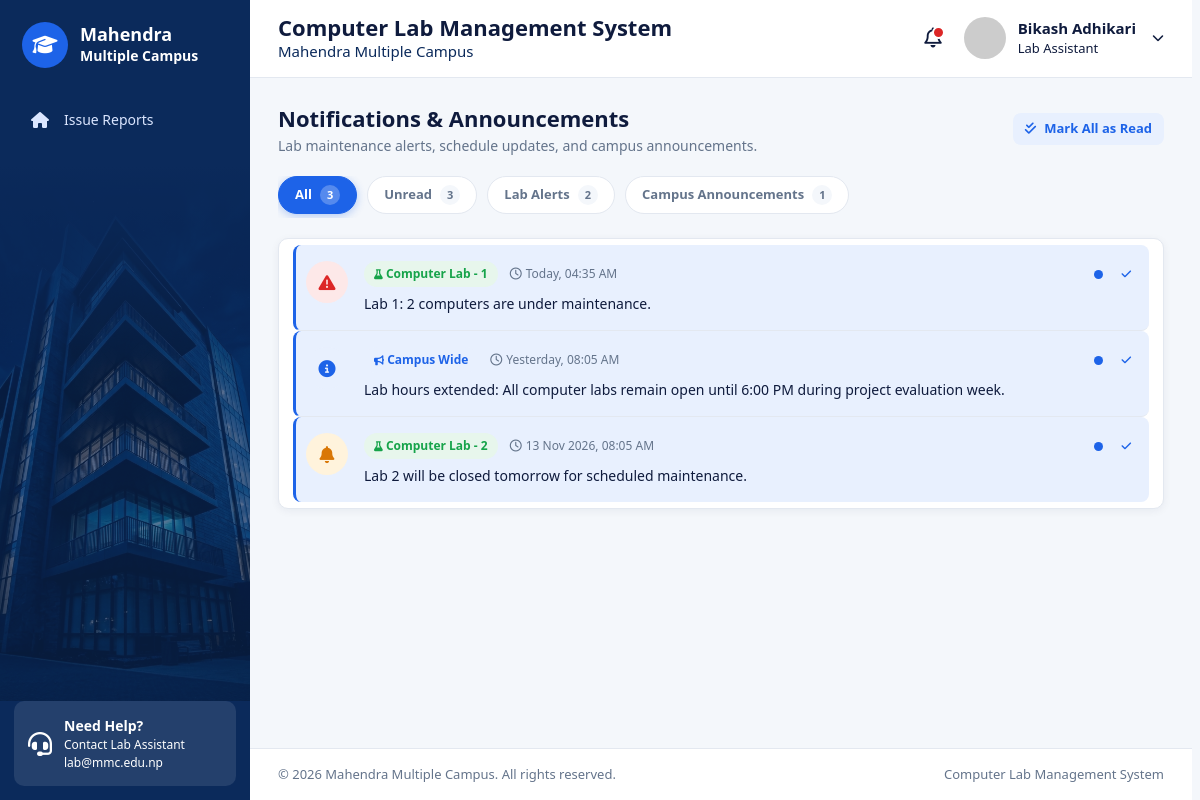
/notifications.php (signed in), run on the app's committed database.
### tables this page shows
CREATE TABLE `notifications` (
  `id` int(11) NOT NULL,
  `user_id` int(11) DEFAULT NULL,
  `lab_id` int(11) DEFAULT NULL,
  `message` varchar(255) NOT NULL,
  `type` enum('info','success','warning','danger') NOT NULL DEFAULT 'info',
  `is_read` tinyint(1) NOT NULL DEFAULT 0,
  `created_at` timestamp NOT NULL DEFAULT current_timestamp()
);

CREATE TABLE `labs` (
  `id` int(11) NOT NULL,
  `lab_name` varchar(100) NOT NULL,
  `lab_code` varchar(30) NOT NULL,
  `room_number` varchar(50) NOT NULL,
  `total_computers` int(11) NOT NULL DEFAULT 0,
  `location` varchar(150) DEFAULT NULL,
  `description` text DEFAULT NULL,
  `opening_hours` varchar(100) NOT NULL DEFAULT 'Sunday - Friday, 7:00 AM - 5:00 PM',
  `status` enum('active','maintenance','inactive') NOT NULL DEFAULT 'active',
  `created_at` timestamp NOT NULL DEFAULT current_timestamp()
);

### config/db.php (called while the page is built, shortened)
<?php
function e($value) {
    return htmlspecialchars($value ?? '', ENT_QUOTES, 'UTF-8');
}

### notifications.php (the view, shortened to what this page needs)
<?php
require_once __DIR__ . '/config/db.php';
$userId     = (int) $_SESSION['user']['id'];
$notifications = [];
$labCount      = 0;
$generalCount  = 0;
try {
    $stmt = $conn->prepare(
        "SELECT n.id, n.user_id, n.lab_id, n.message, n.type, n.is_read, n.created_at,
                l.lab_name, l.lab_code
         FROM notifications n
         LEFT JOIN labs l ON l.id = n.lab_id
         WHERE n.user_id IS NULL OR n.user_id = ?
         ORDER BY n.created_at DESC"
    );
    $stmt->bind_param('i', $userId);
    $stmt->execute();
    $notifications = $stmt->get_result()->fetch_all(MYSQLI_ASSOC);
    foreach ($notifications as $n) {
        if (!empty($n['lab_id'])) {
            $labCount++;
        } else {
            $generalCount++;
        }
    }
} catch (mysqli_sql_exception $e) {
    $error = 'Could not load notifications. Please try again.';
}
function notifIcon(string $type): string {
    return match ($type) {
        'danger'  => 'fa-triangle-exclamation',
        'warning' => 'fa-bell',
        'success' => 'fa-circle-check',
        default   => 'fa-circle-info',
    };
}
function notifDate(string $datetime): string {
    $timestamp = strtotime($datetime);
    if (date('Y-m-d', $timestamp) === date('Y-m-d')) {
        return 'Today, ' . date('h:i A', $timestamp);
    }
    if (date('Y-m-d', $timestamp) === date('Y-m-d', strtotime('-1 day'))) {
        return 'Yesterday, ' . date('h:i A', $timestamp);
    }
    return date('d M Y, h:i A', $timestamp);
}
require_once __DIR__ . '/includes/header.php';
?>
<div class="notifications-header-row">
    <div class="page-heading" style="margin-bottom: 0;">
        <h2>Notifications & Announcements</h2>
        <p>Lab maintenance alerts, schedule updates, and campus announcements.</p>
    </div>
    <?php if ($unreadCount > 0): ?>
        <form method="post" action="notifications.php" style="margin: 0;">
            <button type="submit" class="btn btn-sm btn-light">
                <i class="fa-solid fa-check-double"></i> Mark All as Read
            </button>
        </form>
    <?php endif; ?>
</div>
<div class="notifications-tabs">
    <button type="button" class="notifications-tab active" data-filter="all">
        All <span class="notifications-pill"><?= count($notifications) ?></span>
    </button>
    <button type="button" class="notifications-tab" data-filter="unread">
        Unread <span class="notifications-pill"><?= $unreadCount ?></span>
    </button>
    <button type="button" class="notifications-tab" data-filter="lab">
        Lab Alerts <span class="notifications-pill"><?= $labCount ?></span>
    </button>
    <button type="button" class="notifications-tab" data-filter="general">
        Campus Announcements <span class="notifications-pill"><?= $generalCount ?></span>
    </button>
</div>
<div class="notifications-list card" id="notificationsContainer">
    <?php if (empty($notifications)): ?>
        <div class="empty-text">
            <i class="fa-regular fa-bell-slash" style="font-size: 32px; color: var(--muted); display: block; margin-bottom: 12px;"></i>
            You're all caught up! No notifications available.
        </div>
    <?php else: ?>
        <?php foreach ($notifications as $n): ?>
            <?php
                $itemClasses = ['notifications-item'];
                if ($n['is_read'] == 0) {
                    $itemClasses[] = 'unread';
                }
                $itemClasses[] = 'notif-type-' . $n['type'];
                $itemClasses[] = !empty($n['lab_id']) ? 'filter-lab' : 'filter-general';
            ?>
            <div class="<?= implode(' ', $itemClasses) ?>" data-id="<?= $n['id'] ?>" data-unread="<?= $n['is_read'] == 0 ? '1' : '0' ?>" data-group="<?= !empty($n['lab_id']) ? 'lab' : 'general' ?>">
                <div class="notifications-icon notif-icon-<?= e($n['type']) ?>">
                    <i class="fa-solid <?= notifIcon($n['type']) ?>"></i>
                </div>
                <div class="notifications-content">
                    <div class="notifications-meta">
                        <?php if (!empty($n['lab_name'])): ?>
                            <span class="badge badge-available">
                                <i class="fa-solid fa-flask" style="font-size: 10px;"></i> <?= e($n['lab_name']) ?>
                            </span>
                        <?php else: ?>
                            <span class="badge badge-pending">
                                <i class="fa-solid fa-bullhorn" style="font-size: 10px;"></i> Campus Wide
                            </span>
                        <?php endif; ?>
                        <span class="notifications-time">
                            <i class="fa-regular fa-clock"></i> <?= notifDate($n['created_at']) ?>
                        </span>
                    </div>
                    <p class="notifications-message"><?= e($n['message']) ?></p>
                </div>
                <div class="notifications-actions">
                    <?php if ($n['is_read'] == 0): ?>
                        <span class="notifications-dot" title="Unread"></span>
                        <button type="button" class="btn btn-sm btn-light btn-mark-read" data-id="<?= $n['id'] ?>" title="Mark as read">
                            <i class="fa-solid fa-check"></i>
                        </button>
                    <?php else: ?>
                        <span class="notifications-read-check" title="Read">
                            <i class="fa-solid fa-check"></i>
                        </span>
                    <?php endif; ?>
                </div>
            </div>
        <?php endforeach; ?>
    <?php endif; ?>
</div>
<?php require_once __DIR__ . '/includes/footer.php'; ?>

### assets/css/root.css (style rules this page uses)
:root { --primary: #1d63e8; --primary-dark: #0b2a5b; --primary-soft: #e8f0fe; --purple: #6d4aff; --purple-soft: #efe9fd; --bg: #f4f7fb; --white: #ffffff; --text: #0f1b3d; --muted: #64748b; --border: #e3e8f0; --success: #16a34a; --success-soft: #e7f6ec; --warning: #d97706; --warning-soft: #fff3dc; --danger: #dc2626; --danger-soft: #fde8e8; --radius: 10px; --shadow: 0 2px 8px rgba(15, 27, 61, 0.06); --sidebar-width: 250px; }
* { box-sizing: border-box; margin: 0; padding: 0; }
html { overflow-y: scroll; scrollbar-gutter: stable; }
body { font-family: 'Segoe UI', Arial, sans-serif; background: var(--bg); color: var(--text); font-size: 14px; line-height: 1.5; }
.card { background: var(--white); border: 1px solid var(--border); border-radius: var(--radius); padding: 20px; box-shadow: var(--shadow); }
.btn { display: inline-flex; align-items: center; gap: 8px; padding: 10px 18px; border: 0; border-radius: 8px; font: inherit; font-weight: 600; cursor: pointer; background: var(--primary); color: var(--white); }
.btn-light { background: var(--primary-soft); color: var(--primary); }
.btn-sm { padding: 6px 12px; font-size: 13px; }
.badge { display: inline-block; padding: 4px 10px; border-radius: 20px; font-size: 12px; font-weight: 600; white-space: nowrap; }
.badge-available, .badge-resolved { background: var(--success-soft); color: var(--success); }
.badge-pending { background: var(--primary-soft); color: var(--primary); }
.page-heading { margin-bottom: 20px; }
.page-heading h2 { font-size: 22px; }
.page-heading p { color: var(--muted); }

### assets/css/notifications.css (style rules this page uses)
.notifications-header-row { display: flex; justify-content: space-between; align-items: center; margin-bottom: 20px; flex-wrap: wrap; gap: 14px; }
.notifications-tabs { display: flex; gap: 10px; margin-bottom: 20px; overflow-x: auto; padding-bottom: 4px; }
.notifications-tab { display: inline-flex; align-items: center; gap: 8px; padding: 8px 16px; border: 1px solid var(--border); border-radius: 20px; background: var(--white); color: var(--muted); font: inherit; font-size: 13px; font-weight: 600; cursor: pointer; transition: all 0.2s ease; white-space: nowrap; }
.notifications-tab.active { background: var(--primary); border-color: var(--primary); color: var(--white); box-shadow: 0 2px 8px rgba(29, 99, 232, 0.3); }
.notifications-pill { padding: 2px 7px; border-radius: 10px; font-size: 11px; background: var(--bg); color: var(--muted); }
.notifications-tab.active .notifications-pill { background: rgba(255, 255, 255, 0.25); color: var(--white); }
.notifications-list { padding: 6px 14px; }
.notifications-item { display: flex; align-items: flex-start; gap: 16px; padding: 16px 10px; border-bottom: 1px solid var(--border); transition: background-color 0.2s ease; border-radius: 8px; }
.notifications-item:last-child { border-bottom: none; }
.notifications-item.unread { background: var(--primary-soft); border-left: 3px solid var(--primary); }
.notifications-icon { width: 42px; height: 42px; border-radius: 50%; display: flex; align-items: center; justify-content: center; font-size: 17px; flex-shrink: 0; }
.notif-icon-danger { background: var(--danger-soft); color: var(--danger); }
.notif-icon-warning { background: var(--warning-soft); color: var(--warning); }
.notif-icon-info { background: var(--primary-soft); color: var(--primary); }
.notifications-content { flex: 1; min-width: 0; }
.notifications-meta { display: flex; align-items: center; gap: 12px; margin-bottom: 6px; flex-wrap: wrap; }
.notifications-time { font-size: 12px; color: var(--muted); display: inline-flex; align-items: center; gap: 4px; }
.notifications-message { font-size: 14px; color: var(--text); font-weight: 500; line-height: 1.5; }
.notifications-actions { display: flex; align-items: center; gap: 10px; flex-shrink: 0; padding-top: 4px; }
.notifications-dot { width: 9px; height: 9px; border-radius: 50%; background: var(--primary); }
.btn-mark-read { padding: 4px 8px; font-size: 11px; }

### data on the page
notifications: lab.lab_name "Computer Lab - 1", created_at "Today, 04:35 AM", message "Lab 1: 2 computers are under maintenance."
notifications: shows "Campus Wide", created_at "Yesterday, 08:05 AM", message "Lab hours extended: All computer labs remain open until 6:00 PM during project evaluation week."
notifications: lab.lab_name "Computer Lab - 2", created_at "13 Nov 2026, 08:05 AM", message "Lab 2 will be closed tomorrow for scheduled maintenance."

### other printed values
$item[2] "Issue Reports"
$user['full_name'] "Bikash Adhikari"
statusLabel($user['role'] ?? '') "Lab Assistant"
count($notifications) "3"
$unreadCount "3"
$labCount "2"
$generalCount "1"
